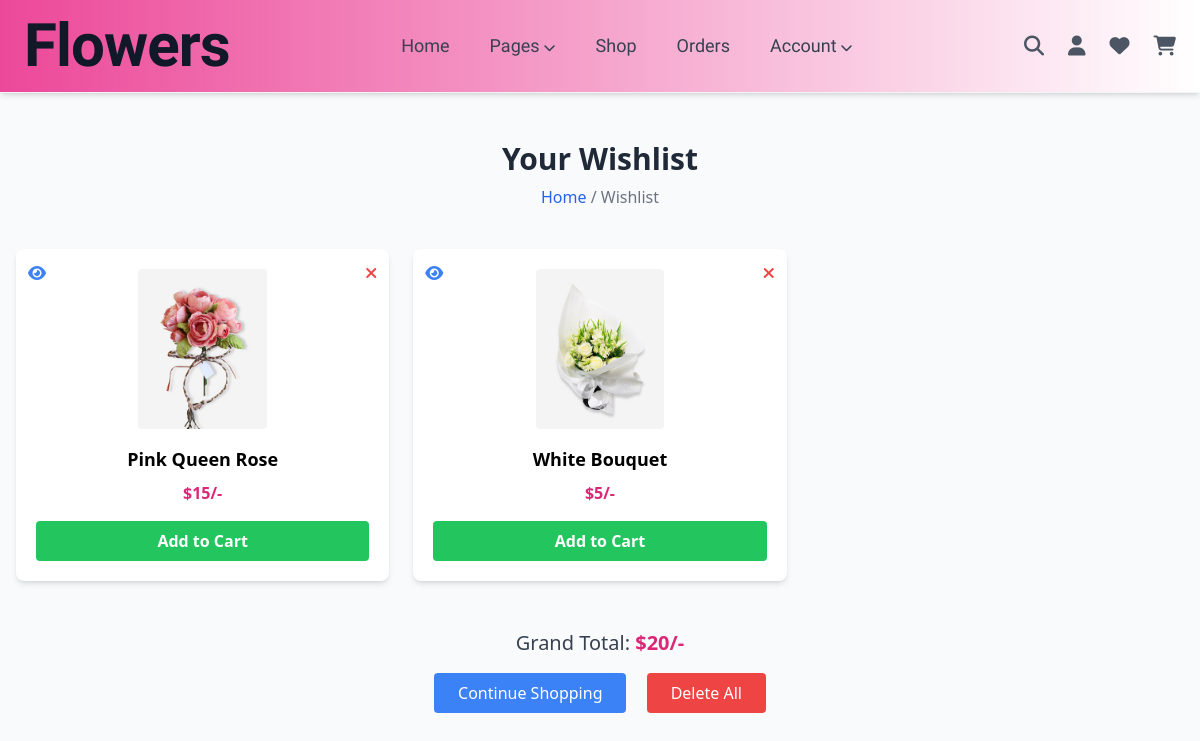
/wishlist.php (signed in), run on the app's committed database.
### tables this page shows
CREATE TABLE `wishlist` (
  `id` int(100) NOT NULL,
  `user_id` int(100) NOT NULL,
  `pid` int(100) NOT NULL,
  `name` varchar(100) NOT NULL,
  `price` int(100) NOT NULL,
  `image` varchar(100) NOT NULL
);

### wishlist.php (the view, shortened to what this page needs)
<?php
@include 'config.php';
$user_id = $_SESSION['user_id'];
?>
<!DOCTYPE html>
<html lang="en">
<head>
   <link rel="stylesheet" href="https://cdnjs.cloudflare.com/ajax/libs/font-awesome/6.4.0/css/all.min.css">
   <script src="https://cdn.tailwindcss.com"></script>
</head>
<body>
<?php @include 'header.php'; ?>
<section class="py-12 px-4 bg-gray-50 min-h-screen">
   <div class="text-center mb-10">
      <h1 class="text-3xl font-bold text-gray-800">Your Wishlist</h1>
      <p class="text-gray-500 mt-2"><a href="home.php" class="text-blue-600 hover:underline">Home</a> / Wishlist</p>
   </div>
   <div class="grid gap-6 md:grid-cols-2 lg:grid-cols-3 xl:grid-cols-4 max-w-7xl mx-auto">
   <?php
        $grand_total = 0;
        $select_wishlist = mysqli_query($conn, "SELECT * FROM `wishlist` WHERE user_id = '$user_id'") or die('query failed');
        if(mysqli_num_rows($select_wishlist) > 0){
            while($fetch_wishlist = mysqli_fetch_assoc($select_wishlist)){
   ?>
   <form action="wishlist.php" method="POST" class="bg-white rounded-lg shadow-md p-5 relative flex flex-col items-center">
      <a href="wishlist.php?delete=<?php echo $fetch_wishlist['id']; ?>" class="absolute top-3 right-3 text-red-500 hover:text-red-700" onclick="return confirm('Delete this from wishlist?');">
         <i class="fas fa-times"></i>
      </a>
      <a href="view_page.php?pid=<?php echo $fetch_wishlist['pid']; ?>" class="absolute top-3 left-3 text-blue-500 hover:text-blue-700">
         <i class="fas fa-eye"></i>
      </a>
      <img src="uploaded_img/<?php echo $fetch_wishlist['image']; ?>" alt="" class="h-40 object-contain mb-4 rounded">
      <h2 class="text-lg font-semibold text-center"><?php echo $fetch_wishlist['name']; ?></h2>
      <p class="text-pink-600 font-bold mt-2">$<?php echo $fetch_wishlist['price']; ?>/-</p>
      <input type="submit" value="Add to Cart" name="add_to_cart" class="mt-4 bg-green-500 hover:bg-green-600 text-white font-semibold py-2 px-4 rounded w-full text-center cursor-pointer">
   </form>
   <?php
            $grand_total += $fetch_wishlist['price'];
        }
    } else {
        echo '<p class="text-center text-gray-500 text-lg col-span-full">Your wishlist is empty</p>';
    }
    ?>
   </div>
   <?php if($grand_total > 0): ?>
   <div class="mt-12 text-center">
      <p class="text-xl text-gray-700 mb-4">Grand Total: <span class="font-bold text-pink-600">$<?php echo $grand_total; ?>/-</span></p>
      <a href="shop.php" class="inline-block bg-blue-500 hover:bg-blue-600 text-white font-medium py-2 px-6 rounded mr-4">Continue Shopping</a>
      <a href="wishlist.php?delete_all" onclick="return confirm('Delete all from wishlist?');"
         class="inline-block bg-red-500 hover:bg-red-600 text-white font-medium py-2 px-6 rounded">
         Delete All
      </a>
   </div>
   <?php endif; ?>
</section>
</body>
</html>

### data on the page
wishlist: image (picture), name "Pink Queen Rose", price "15"
wishlist: image (picture), name "White Bouquet", price "5"

### other printed values
$grand_total "20"
